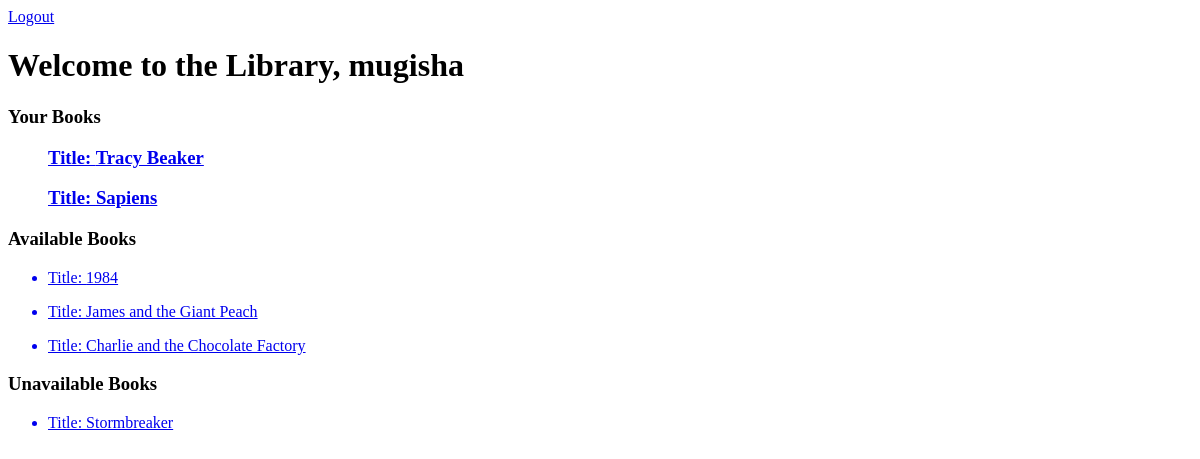
Page /home/ (signed in) on the earlier database version.
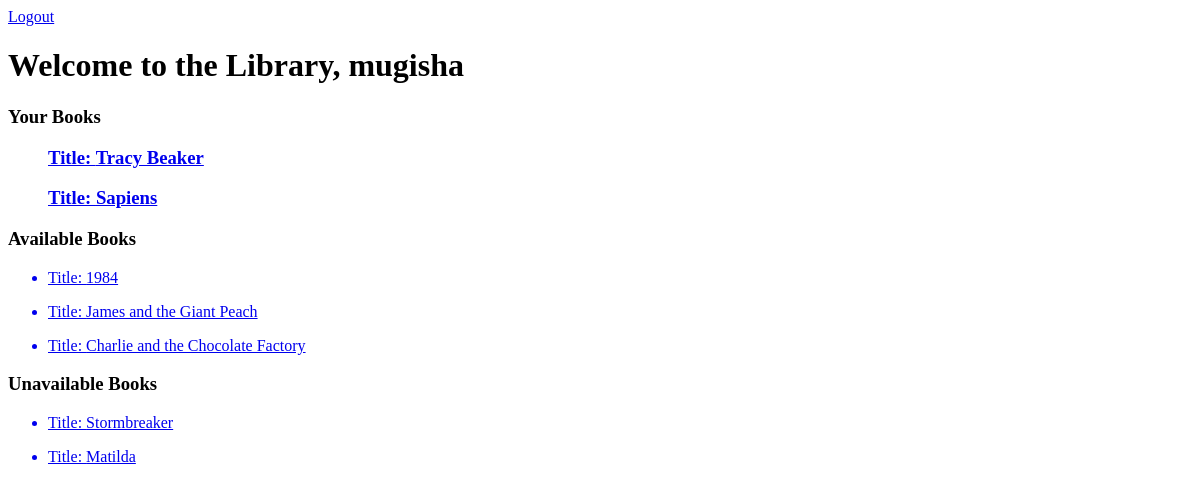
Same page on the later database version.
### library_app/models.py (models this page shows, shortened)
class Book(models.Model):
    title= models.CharField(max_length=40, null=True)
    author= models.ForeignKey(Author, on_delete=models.SET_NULL, null=True)
    borrower= models.ForeignKey(User,on_delete=models.SET_NULL,null=True)

### library_app/views.py (the view)
# urls.py: path('', views.index, name='library_app.index'),
@login_required
def index(req):
    context = {'books': Books.objects.all()}
    return render(req, 'library_app/index.html', context )

### library_app/templates/library_app/index.html (shortened to what this page needs)
<!DOCTYPE html>
<html lang="en">
  <head>
  </head>
  <body>
    <nav>
      <a href="{%url 'logout'%}">Logout</a>
    </nav>
    <h1>Welcome to the Library, {{user.username}}</h1>
    <h3>Your Books</h3>
    {% for book in books %}
    {%if book.borrower == user %}
    <ul>
      <a href="{% url 'library_app.show' id=book.id %}">
        <h3>Title: {{book.title}}</h3>
      </a>
    </ul>
    {%endif%}
    {% endfor %}
    <h3>Available Books</h3>
    {% for book in books %}
    {%if book.borrower is null%}
    <ul>
      <a href="{% url 'library_app.show' id=book.id %}">
        <li>Title: {{book.title}}</li>
      </a>
    </ul>
    {%endif%}
    {% endfor %}
    <h3>Unavailable Books</h3>
    {% for book in books %}
    {%if book.borrower is not null and book.borrower != user %}
    <ul>
      <a href="{% url 'library_app.show' id=book.id %}">
        <li>Title: {{book.title}}</li>
      </a>
    </ul>
    {%endif%}
    {% endfor %}
  </body>
</html>

Differences in the rows shown:
added Book: title "Matilda", shown under "Unavailable Books"
